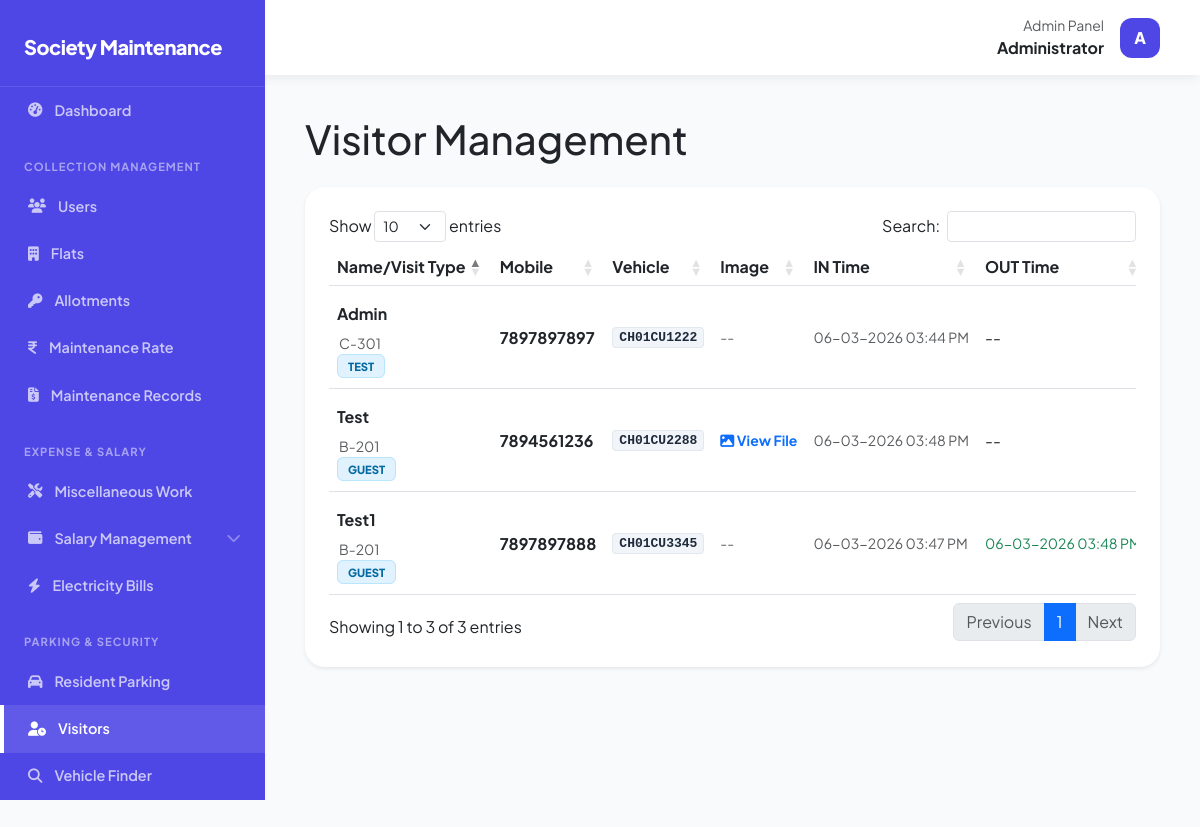
/public/visitors.php (signed in), run on the app's committed database.
### tables this page shows
CREATE TABLE `visitor_entries` (
  `id` int NOT NULL,
  `visitor_name` varchar(100) NOT NULL,
  `mobile` varchar(15) DEFAULT NULL,
  `vehicle_no` varchar(50) DEFAULT NULL,
  `photo` varchar(255) DEFAULT NULL,
  `flat_id` int NOT NULL,
  `visit_type` enum('Guest','Delivery Boy','Electrician','Plumber','Other') NOT NULL,
  `purpose` varchar(255) DEFAULT NULL,
  `in_time` datetime DEFAULT CURRENT_TIMESTAMP,
  `out_time` datetime DEFAULT NULL
);

CREATE TABLE `flats` (
  `id` int UNSIGNED NOT NULL,
  `flat_number` varchar(255) NOT NULL,
  `floor` int NOT NULL,
  `block_number` varchar(10) NOT NULL,
  `flat_type` varchar(30) NOT NULL,
  `created_at` timestamp NOT NULL DEFAULT CURRENT_TIMESTAMP
);

### public/visitors.php (the view, shortened to what this page needs)
<?php
require_once __DIR__ . '/../core/config.php';
$stmt = $pdo->query("
    SELECT
        v.*,
        f.flat_number,
        f.block_number,
        DATE_FORMAT(v.in_time, '%d-%m-%Y %h:%i %p') AS in_time_fmt,
        DATE_FORMAT(v.out_time, '%d-%m-%Y %h:%i %p') AS out_time_fmt
    FROM visitor_entries v
    LEFT JOIN flats f ON v.flat_id = f.id
    ORDER BY v.id DESC
");
$visitors = $stmt->fetchAll(PDO::FETCH_ASSOC);
include '../resources/layout/header.php';
?>
<!DOCTYPE html>
<html lang="en">
<head>
    <link rel="stylesheet" href="https://cdnjs.cloudflare.com/ajax/libs/font-awesome/6.5.0/css/all.min.css">
    <link href="https://cdn.jsdelivr.net/npm/bootstrap@5.3.0/dist/css/bootstrap.min.css" rel="stylesheet">
    <link rel="stylesheet" href="https://cdn.datatables.net/1.13.6/css/dataTables.bootstrap5.min.css">
    <link rel="stylesheet" href="../assets/css/styles.css">
</head>
<body>
    <div class="main-wrapper">
        <main id="main-content">
            <div class="d-flex justify-content-between align-items-center mb-4">
                <h1 class="fw-800 m-0">Visitor Management</h1>
            </div>
            <div class="data-card border-0 shadow-sm">
                <div class="table-responsive">
                    <table class="table table-hover datatable w-100 align-middle" id="visitor-table">
                        <thead>
                            <tr>
                                <th>Name/Visit Type</th>
                                <th>Mobile</th>
                                <th>Vehicle</th>
                                <th>Image</th>
                                <th>IN Time</th>
                                <th>OUT Time</th>
                            </tr>
                        </thead>
                        <tbody>
                            <?php if (!empty($visitors)): ?>
                                <?php foreach ($visitors as $v): ?>
                                    <tr>
                                        <td style="padding:12px 8px; line-height:1.8;">
                                            <span class="fw-bold d-block" style="margin:2px 0;">
                                                <?= htmlspecialchars($v['visitor_name']) ?>
                                            </span>
                                            <small class="text-muted d-block" style="margin-left: 2px;">
                                                <?php if (!empty($v['flat_number'])): ?>
                                                    <?= htmlspecialchars($v['block_number']) ?>-<?= htmlspecialchars($v['flat_number']) ?>
                                                <?php else: ?>
                                                    N/A
                                                <?php endif; ?>
                                            </small>
                                            <?php if (!empty($v['visit_type'])): ?>
                                                <?php if ($v['visit_type'] === 'Other' && !empty($v['purpose'])): ?>
                                                    <span class="cat-badge cat-guest">
                                                        <?= htmlspecialchars($v['purpose']) ?>
                                                    </span>
                                                <?php else: ?>
                                                    <span class="cat-badge cat-guest">
                                                        <?= htmlspecialchars($v['visit_type']) ?>
                                                    </span>
                                                <?php endif; ?>
                                            <?php endif; ?>
                                        </td>
                                        <td>
                                            <span class="fw-bold">
                                                <?= htmlspecialchars($v['mobile']) ?>
                                            </span>
                                        </td>
                                        <td>
                                            <?php if (!empty($v['vehicle_no'])): ?>
                                                <span class="vehicle-tag">
                                                    <?= htmlspecialchars($v['vehicle_no']) ?>
                                                </span>
                                            <?php else: ?>
                                                <span class="text-muted">N/A</span>
                                            <?php endif; ?>
                                        </td>
                                        <td>
                                            <div class="visitor-photo-link">
                                                <?php
                                                if (!empty($v['photo'])) {
                                                    echo '<a href="uploads/visitors/' . htmlspecialchars($v['photo']) . '"
                                            class="text-primary fw-bold"
                                            style="text-decoration:none;font-size:14px;"
                                            target="_blank">
                                            <i class="fa-solid fa-image"></i> View File
                                        </a>';
                                                } else {
                                                    echo '<span class="text-muted small">--</span>';
                                                }
                                                ?>
                                            </div>
                                        </td>
                                        <td>
                                            <small class="text-muted d-block">
                                                <?= $v['in_time_fmt'] ?>
                                            </small>
                                        </td>
                                        <td>
                                            <?php if ($v['out_time']): ?>
                                                <small class="text-success d-block">
                                                    <?= $v['out_time_fmt'] ?>
                                                </small>
                                            <?php else: ?>
                                                <span>--</span>
                                            <?php endif; ?>
                                        </td>
                                    </tr>
                                <?php endforeach; ?>
                            <?php endif; ?>
                        </tbody>
                    </table>
                </div>
            </div>
        </main>
    </div>
    <link rel="stylesheet" href="https://cdn.datatables.net/1.13.2/css/dataTables.bootstrap5.min.css">
    <?php include '../resources/layout/footer.php'; ?>

### assets/css/styles.css (style rules this page uses)
:root { --brand-color: #4F47E5; --brand-hover: #3428b3; --bg-main: #f8fafc; --sidebar-width: 265px; --transition: all 0.3s cubic-bezier(0.4, 0, 0.2, 1); }
body { font-family: 'Plus Jakarta Sans', sans-serif; background-color: var(--bg-main); margin: 0; overflow-x: hidden; }
.main-wrapper { flex: 1; margin-left: var(--sidebar-width); transition: var(--transition); min-height: 100vh; }
#main-content { padding: 2.5rem; }
.data-card, .stat-card { background: #ffffff; border: 1px solid #e2e8f0; border-radius: 20px; padding: 1.5rem; margin-bottom: 1rem; }
.cat-badge, .role-badge, .type-badge, .status-badge, .status-pill { padding: 4px 12px; border-radius: 20px; font-size: 0.75rem; font-weight: 700; text-transform: uppercase; }
.cat-guest, .type-tenant, .role-admin, .tag-info { background: #e0f2fe; color: #0369a1; border: 1px solid #bae6fd; }
.vehicle-tag { font-family: monospace; background: #f1f5f9; padding: 4px 8px; border-radius: 6px; font-weight: 700; color: #1e293b; border: 1px solid #e2e8f0; }
.main-wrapper { flex: 1; margin-left: var(--sidebar-width); min-height: 100vh; }
.data-card { background: #fff; border: 1px solid #e2e8f0; border-radius: 20px; padding: 1.5rem; }
.cat-badge { padding: 4px 10px; border-radius: 6px; font-size: 0.7rem; font-weight: 800; text-transform: uppercase; }
.cat-guest { background: #e0f2fe; color: #0369a1; }
.vehicle-tag { font-family: monospace; background: #f1f5f9; padding: 2px 6px; border-radius: 4px; font-weight: 700; color: #1e293b; }

### public/visitors.php (style rules this page uses)
#visitor-table td, #visitor-table th { white-space: nowrap !important; }

### data on the page
visitor_entries: visitor_name "Test", flat.block_number "B", flat.flat_number "201", visit_type "GUEST", mobile "7894561236", vehicle_no "CH01CU2288", in_time_fmt "06-03-2026 03:48 PM"
visitor_entries: visitor_name "Test1", flat.block_number "B", flat.flat_number "201", visit_type "GUEST", mobile "7897897888", vehicle_no "CH01CU3345", in_time_fmt "06-03-2026 03:47 PM", out_time_fmt "06-03-2026 03:48…"
visitor_entries: visitor_name "Admin", flat.block_number "C", flat.flat_number "301", purpose "TEST", mobile "7897897897", vehicle_no "CH01CU1222", in_time_fmt "06-03-2026 03:44 PM"

### other printed values
$initials "A"
